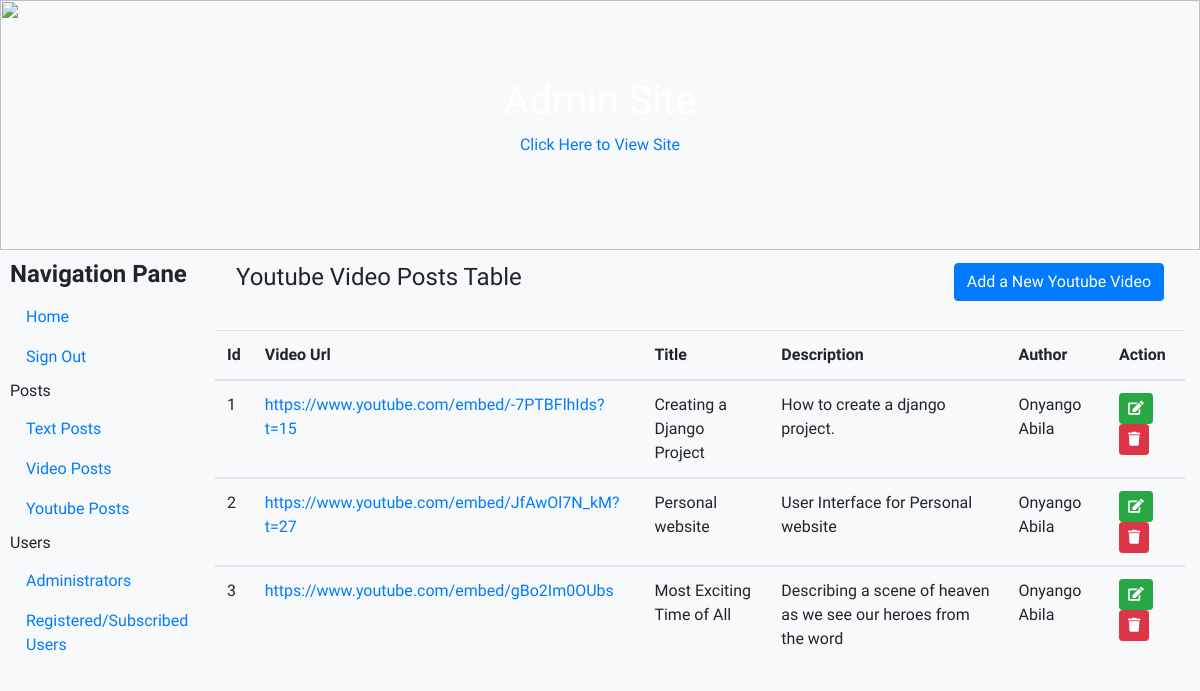
Screenshot of /youtube_post-admin (signed in) with the database file from the repository.
### appBlogd/models.py (models this page shows, shortened)
class YoutubePost(models.Model):
    url = models.CharField(max_length=20)
    category = models.CharField(choices=category, default='unknown', max_length=100)
    title = models.CharField(max_length=50)
    description = models.CharField(max_length=200)
    author = models.CharField(max_length=40)
    story = models.TextField()
    date = models.DateField(auto_now_add=True)

### appBlogd/views.py (the view)
# urls.py: path('youtube_post-admin', views.youtube_post_admin, name='youtube_post_admin'),
@login_required(login_url='appBlogd:admin_login')
def youtube_post_admin(request):
    post = YoutubePost.objects.order_by('id')
    context = {
        'post': post,
    }
    return render(request, 'appBlogd/admin/youtube_post_admin.html', context)

### appBlogd/templates/appBlogd/admin/youtube_post_admin.html (shortened to what this page needs)
{% extends 'appBlogd/admin/base_admin.html' %}
{% block content %}
<div class="alert" role="alert" style="width: 100%;">
    <div class="row">
        <div class="col-sm-6">
            <h4 class="alert-heading" style="font-family: BenchNine;">Youtube Video Posts Table</h4>
        </div>
        <div class="col-sm-6" style="text-align: right;">
            <a class="btn btn-primary" style="display: inline-block; font-family: Jura;" href="{% url 'appBlogd:youtube_post_form' %}">Add a New Youtube Video</a>
        </div>
    </div>
</div>
<div class="row">
    <div class="col-sm-12">
        <table class="table" style="Font-family: Dosis;">
          <thead>
            <tr>
              <th>Id</th>
              <th>Video Url</th>
              <th>Title</th>
              <th>Description</th>
              <th>Author</th>
              <th>Action</th>
            </tr>
          </thead>
          <tbody>
          {% if post %}
            {% for post in post %}
            <tr>
              <td>{{post.id}}</td>
              <td>
                <a href="https://www.youtube.com/embed/{{post.url}}" data-target="">https://www.youtube.com/embed/{{post.url}}</a>
              </td>
              <td>{{post.title}}</td>
              <td>{{post.description}}</td>
              <td>{{post.author}}</td>
              <td>
                <a href="{% url 'appBlogd:update_youtube_post' post.id %}" class="btn btn-success btn-sm">
                    <i class="fas fa-edit"></i>
                </a>
                <a href="{% url 'appBlogd:delete_youtube_post' post.id %}" class="btn btn-danger btn-sm"
                   onclick='return confirm("Are you sure you want to delete {{post.title}}?")'>
                    <i class="fas fa-trash"></i>
                </a>
              </td>
            </tr>
          </tbody>
            {% endfor %}
          {% endif %}
        </table>
    </div>
</div>
{% endblock %}

### rows the page displays
YoutubePost: id "1", url "-7PTBFlhIds?t=15", title "Creating a Django Project", description "How to create a django project.", author "Onyango Abila"
YoutubePost: id "2", url "JfAwOl7N_kM?t=27", title "Personal website", description "User Interface for Personal website", author "Onyango Abila"
YoutubePost: id "3", url "gBo2Im0OUbs", title "Most Exciting Time of All", description "Describing a scene of heaven as we see our heroes from the word", author "Onyango Abila"
